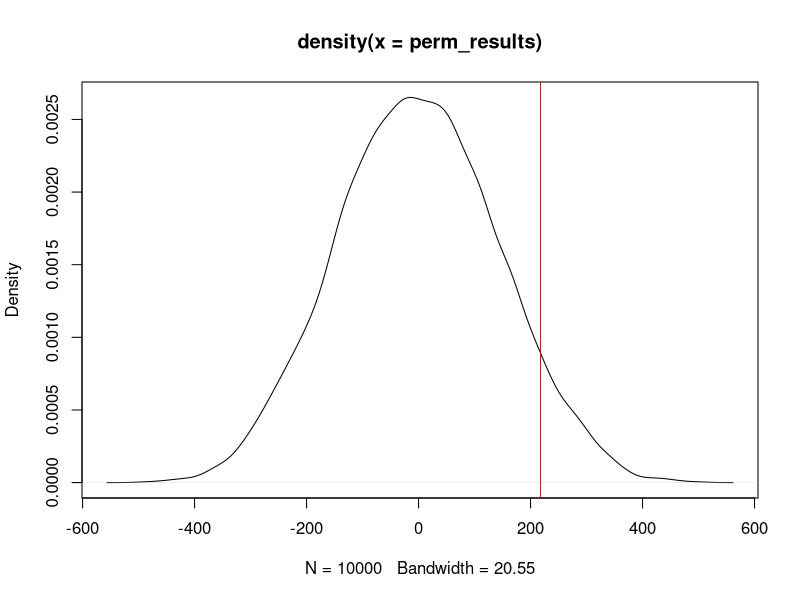

Here is the R script that generated this plot:
sick <- as.vector(datasets::ldeaths)
sick_df <- data.frame(matrix(sick,ncol=12,byrow=TRUE,dimnames=list(1974:1979,month.abb)))

# Part 1 ----
first <- unlist(sick_df[1:3,], use.names = FALSE)
second <- unlist(sick_df[4:6,], use.names = FALSE)
(observed_diff <- mean(first) - mean(second))

# Part 2 ----
n_reps <- 10000
all_sickness <- c(first, second)
perm_results <- replicate(n_reps, {
  first_ind <- sample(length(all_sickness), length(first))
  new_first <- all_sickness[first_ind]
  new_second <- all_sickness[-first_ind]
  mean(new_first) - mean(new_second)
})

# Part 3 ----
plot(density(perm_results))
abline(v = observed_diff, col = "red")

# Part 4 ----
(p_val <- mean(perm_results >= observed_diff))
ci <- p_val + c(-1, 1) * qnorm(0.975) * sqrt(p_val * (1 - p_val) / length(perm_results))
c(
  lower = ci[1],
  p_val = p_val,
  upper = ci[2]
)
